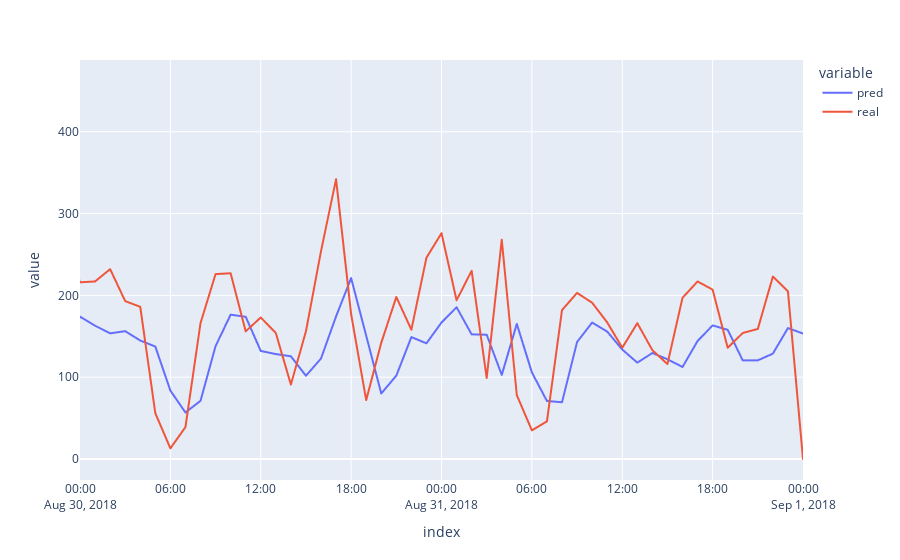

The cell this chart's notebook holds for it:
### Markdown cell above
#### Regresión lineal

### Code cell
lr_model = LinearRegression()
lr_model.fit(X_train, y_train)

predictions_train = lr_model.predict(X_train)
predictions_test = lr_model.predict(X_test)

print("rmse train:", root_mean_squared_error(y_train, predictions_train))
print("rmse test:", root_mean_squared_error(y_test, predictions_test))


data_predict = pd.DataFrame(data={"pred":predictions_test,"real":y_test})
fig = px.line(data_predict)
fig.update_layout(xaxis=dict(range=["2018-08-30", "2018-09-01"]))
fig.show()

### Figure 1 — Plotly figure (JSON) as saved in the notebook; plotly's stock layout.template omitted (floating-point values rounded to 4 significant figures; data arrays with more than 128 entries replaced by an {"elided": "..."} marker saying what was removed)
{"data": [{"hovertemplate": "variable=pred<br>index=%{x}<br>value=%{y}<extra></extra>", "legendgroup": "pred", "line": {"color": "#636efa", "dash": "solid"}, "marker": {"symbol": "circle"}, "mode": "lines", "name": "pred", "showlegend": true, "type": "scattergl", "x": {"elided": "883 str values"}, "xaxis": "x", "y": {"elided": "883 float values"}, "yaxis": "y"}, {"hovertemplate": "variable=real<br>index=%{x}<br>value=%{y}<extra></extra>", "legendgroup": "real", "line": {"color": "#EF553B", "dash": "solid"}, "marker": {"symbol": "circle"}, "mode": "lines", "name": "real", "showlegend": true, "type": "scattergl", "x": {"elided": "883 str values"}, "xaxis": "x", "y": {"elided": "883 int values"}, "yaxis": "y"}], "layout": {"legend": {"title": {"text": "variable"}, "tracegroupgap": 0}, "margin": {"t": 60}, "xaxis": {"anchor": "y", "domain": [0, 1], "range": ["2018-08-30", "2018-09-01"], "title": {"text": "index"}}, "yaxis": {"anchor": "x", "domain": [0, 1], "title": {"text": "value"}}}}
